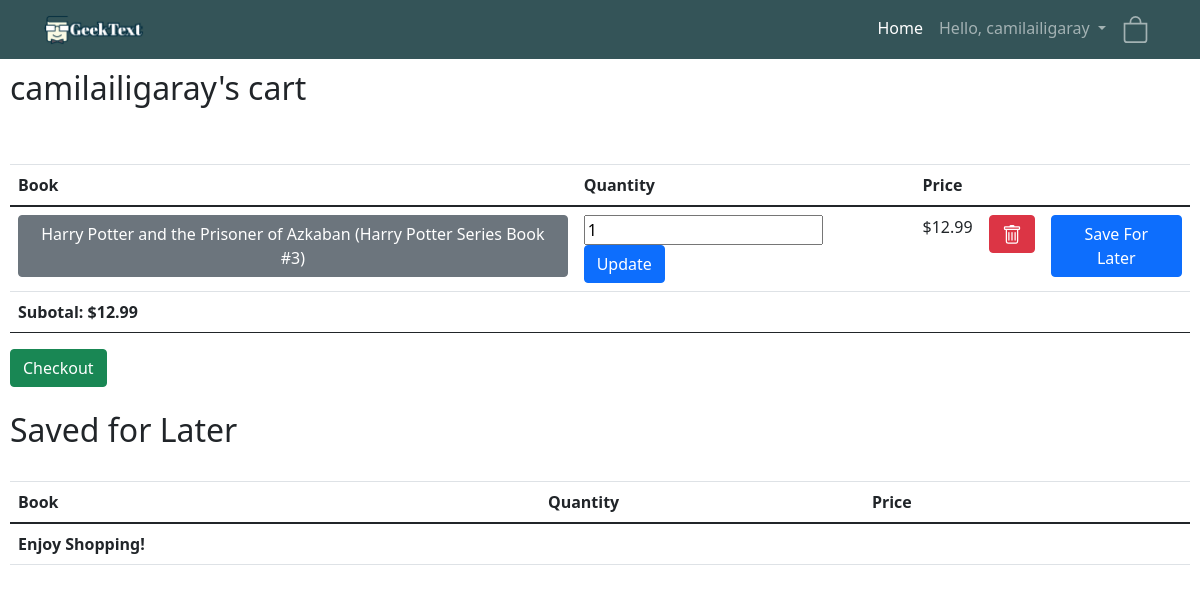
Page /ShoppingCart/ (signed in) on the earlier database version.
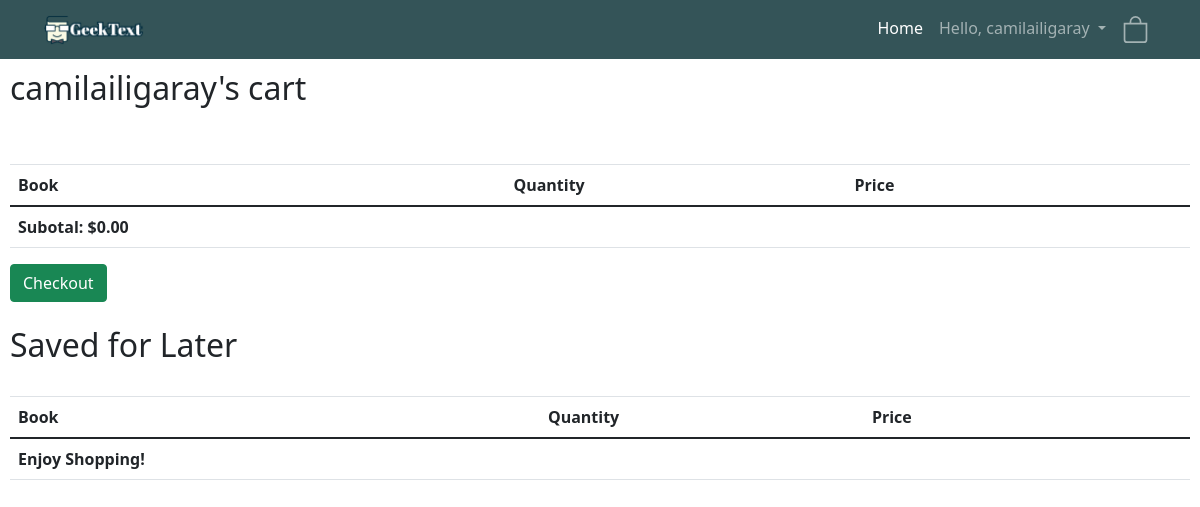
Same page on the later database version.
### cart/models.py (models this page shows, shortened)
class ShoppingCartItem(models.Model):
    shoppingcart = models.ForeignKey(ShoppingCart, on_delete=models.CASCADE)
    book = models.ForeignKey(Book, on_delete=models.CASCADE)
    quantity = models.IntegerField()
    ordered = models.BooleanField(default=False)
    addedon = models.DateField(auto_now_add=True)
    purchasedby = models.DateField(auto_now=True)
    savedforlater = models.BooleanField(default=False)
    def __str__(self):
        return self.book.title

### bookdetails/models.py (models this page shows, shortened)
class Book(models.Model):
    authors = models.ManyToManyField(
        Author,
        related_name='booker',
    )
    GENRES = (
        ('Sci-fi', 'Sci-fi'),
        ('Fantasy', 'Fantasy'),
        ('Children', 'Children'),
        ('Non-fiction', 'Non-fiction'),
        ('Others', 'Others'),
    )
    cover = models.ImageField(upload_to='bookImages', default='bookImages/No_image.jpg')
    title = models.CharField(max_length=200)
    genre = models.CharField(max_length=200, default='other', choices=GENRES)
    price = models.DecimalField(max_digits=6, decimal_places=2, default=0.00)
    description = models.CharField(max_length=4000)
    publisher = models.CharField(max_length=200, default='Unknown')
    release_date = models.DateField(default='Unknown')
    bestseller = models.BooleanField(default=False)

### cart/views.py (the view)
# urls.py: path('', views.shoppingcartview, name='cart'),  # this connects to the
def shoppingcartview(response):
    userid = response.user.id
    cart = ShoppingCart.objects.get(id=userid)
    if cart == response.user.shoppingcart:
        total = cart.subtotal()
        return render(response, "cart/shoppingcart.html", {"cart": cart, "total": total})
    message = "You tried to access an unautharized shopping cart"
    return render(response, "onlinelibrary/home.html", {"message": message})

### cart/models.py (called while the page is built)
    def __str__(self):
        return str(self.user.username) + "'s cart"

    def subtotal(self):
        amount = 0.00
        for cartitem in self.shoppingcartitem_set.all():
            if not cartitem.savedforlater and not cartitem.ordered:
                amount = amount + float(cartitem.quantity * cartitem.book.price)
        return "%.2f" % amount

### cart/templates/cart/shoppingcart.html (shortened to what this page needs)
{%  extends 'onlinelibrary/base.html' %}
{% block content %}
    <h2>{{cart}}</h2>
    <br>
    <br>
    <table class="table">
        <thead>
            <th>Book</th>
            <th>Quantity</th>
            <th>Price</th>
            <th></th>
            <th></th>
        </thead>
        <tfoot>
            <tr>
                <td>
                    <strong>Subotal: ${{total}}</strong>
                </td>
                <td></td>
                <td></td>
                <td></td>
                <td></td>
            </tr>
        </tfoot>
        {% for item in cart.shoppingcartitem_set.all %}
            {% if item.savedforlater == False and item.ordered == False and item.quantity > 0 %}
                <tr>
                    <td>
                         <button onclick="window.location.href='http://127.0.0.1:8000/bookdetails/{{item.book.id}}';" type="button" class="btn btn btn-secondary">
                            {{ item }}
                         </button>
                    </td>
                    <td>
                        <form action="{% url 'updateqty' item.id%}" method="POST">
                            <input type="number", name="UpdateValue", min="1", width="1", value="{{item.quantity}}">
                            <button type="submit", name="Update", class="btn btn-primary">Update</button>
                        </form>
                    </td>
                    <td>
                        ${{ item.book.price }}
                    </td>
                    <td>
                        <button onclick="window.location.href='delete/{{item.id}}';" type="button" class="btn btn-danger">
                        </button>
                    </td>
                    <td>
                        <form action="{% url 'saveforlater' item.id%}" method="POST">
                            <button type="submit", name="SvaeForLater", class="btn btn-primary", value="saveForLater">Save For Later</button>
                        </form>
                    </td>
                </tr>
            {%  endif %}
        {% endfor %}
    </table>
    <button type="button" class="btn btn-success" data-toggle="modal" data-target="#exampleModal">
      Checkout
    </button>
    <br>
    <br>
    <h2>Saved for Later</h2>
    <br>
    <table class="table">
        <thead>
            <th>Book</th>
            <th>Quantity</th>
            <th>Price</th>
            <th></th>
            <th></th>
        </thead>
        <tfoot>
            <tr>
                <td><strong>Enjoy Shopping!</strong></td>
                <td></td>
                <td></td>
                <td></td>
                <td></td>
            </tr>
        </tfoot>
    </table>
    <br>
    <br>
    <br>
    <br>
{%  endblock %}

Differences in the rows shown:
removed ShoppingCartItem: book.title "Harry Potter and the Prisoner of Azkaban (Harry Potter Series Book #3)", UpdateValue "1", book.price "12.99"
Other differences:
{{ total }}: "12.99" → "0.00"
